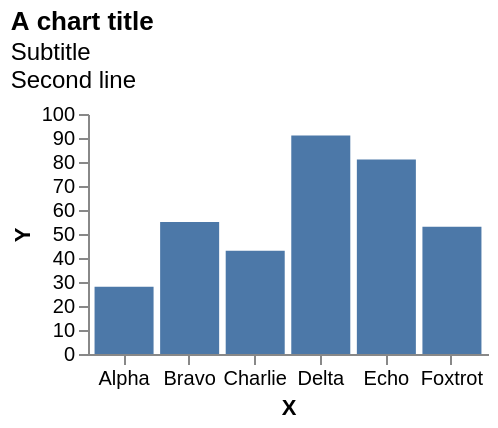

Write the Vega-Lite specification saved for this chart.
### Vega specification from a JSON file in a GitHub repository (floating-point values rounded to 4 significant figures)
{"width": 200, "height": 120, "padding": 5, "data": [{"name": "t", "values": [{"a": "Alpha", "b": 28, "c": "x", "d": 1}, {"a": "Bravo", "b": 55, "c": "y", "d": 2}, {"a": "Charlie", "b": 43, "c": "x", "d": 3}, {"a": "Delta", "b": 91, "c": "z", "d": 4}, {"a": "Echo", "b": 81, "c": "y", "d": 5}, {"a": "Foxtrot", "b": 53, "c": "z", "d": 6}]}], "scales": [{"name": "x", "type": "band", "domain": {"data": "t", "field": "a"}, "range": "width", "padding": 0.1}, {"name": "y", "type": "linear", "domain": {"data": "t", "field": "b"}, "range": "height", "nice": true}, {"name": "color", "type": "ordinal", "domain": {"data": "t", "field": "c"}, "range": {"scheme": "category10"}}, {"name": "ramp", "type": "linear", "domain": {"data": "t", "field": "d"}, "range": {"scheme": "blues"}}, {"name": "size", "type": "linear", "domain": {"data": "t", "field": "b"}, "range": [10, 200]}, {"name": "shape", "type": "ordinal", "domain": {"data": "t", "field": "c"}, "range": "symbol"}, {"name": "quant", "type": "quantize", "domain": [0, 100], "range": {"scheme": "greens", "count": 4}}], "marks": [{"type": "rect", "from": {"data": "t"}, "encode": {"enter": {"x": {"scale": "x", "field": "a"}, "width": {"scale": "x", "band": 1}, "y": {"scale": "y", "field": "b"}, "y2": {"scale": "y", "value": 0}}}}], "title": {"text": "A chart title", "subtitle": ["Subtitle", "Second line"], "orient": "top", "anchor": "start", "frame": "bounds", "offset": 6}, "axes": [{"orient": "bottom", "scale": "x", "title": "X"}, {"orient": "left", "scale": "y", "title": "Y"}]}
